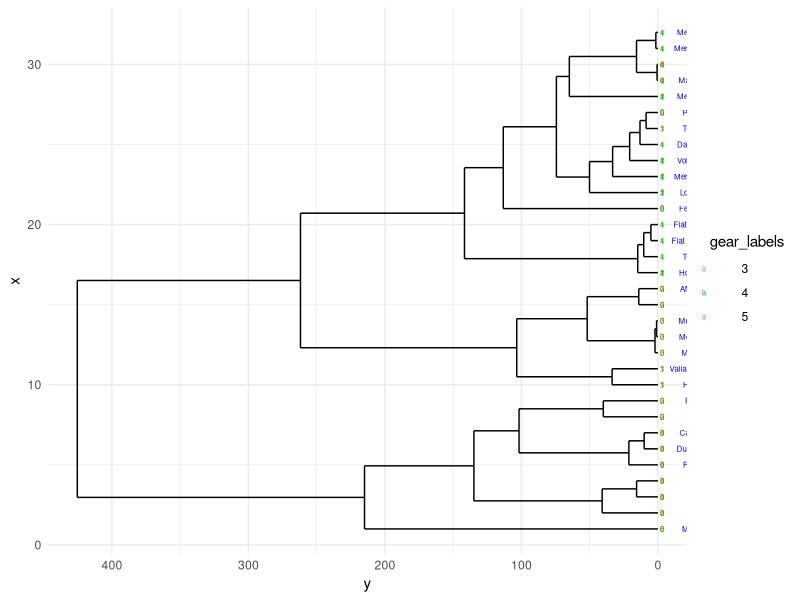

Recreate this plot in R.
library(ggplot2)
library(ggdendro)

# Load data and generate dendrogram data
data(mtcars)
hclust_result <- hclust(dist(mtcars))
dendro_data <- ggdendro::dendro_data(hclust_result)

# Extract the labels from the dendrogram data
dendro_labels <- as.character(dendro_data$labels$label)

# Get the correct indices from mtcars for the labels
correct_indices <- match(dendro_labels, rownames(mtcars))

# Factorize the 'gear' column for coloring
mtcars$gear <- as.factor(mtcars$gear)

# Extract 'gear', 'car_name', 'vs', 'carb', and 'mpg' values using the correct indices
gear_labels <- mtcars$gear[correct_indices]
car_name_labels <- rownames(mtcars)[correct_indices]
mpg_labels <- round(mtcars$mpg[correct_indices], 2)
vs_labels <- mtcars$vs[correct_indices]
carb_labels <- mtcars$carb[correct_indices]

# Define spacing and text size parameters
spacing <- 3
text_size <- 2

# Adjust the x-coordinates of the labels for each category with increased spacing
base_x <- max(dendro_data$labels$x)
dendro_data$labels$x_gear <- base_x + spacing
dendro_data$labels$x_car_name <- dendro_data$labels$x_gear + spacing
dendro_data$labels$x_vs <- dendro_data$labels$x_car_name + spacing
dendro_data$labels$x_carb <- dendro_data$labels$x_vs + spacing

# Build the plot with 'gear', 'vs', 'car_name', and 'carb' labels
p <- ggplot() + 
  geom_segment(data=dendro_data$segments, 
               aes(x=x, y=y, xend=xend, yend=yend)) +
  geom_text(data=dendro_data$labels, 
            aes(x=x, y=y, label=gear_labels, color=gear_labels), 
            hjust=-0.5, size=text_size, check_overlap = TRUE) +
  geom_text(data=dendro_data$labels,
            aes(x=x, y=y, label=car_name_labels),
            hjust=-0.5, col="blue", size=text_size, check_overlap = TRUE) +
  geom_text(data=dendro_data$labels,
            aes(x=x, y=y, label=as.character(vs_labels)),
            hjust=-0.5, col="red", size=text_size, check_overlap = TRUE) +
  geom_text(data=dendro_data$labels,
            aes(x=x, y=y, label=as.character(carb_labels)),
            hjust=-0.5, col="green", size=text_size, check_overlap = TRUE) +
  coord_flip() +
  scale_y_reverse() +
  theme_minimal() + 
  theme(legend.position = "right")

print(p)
